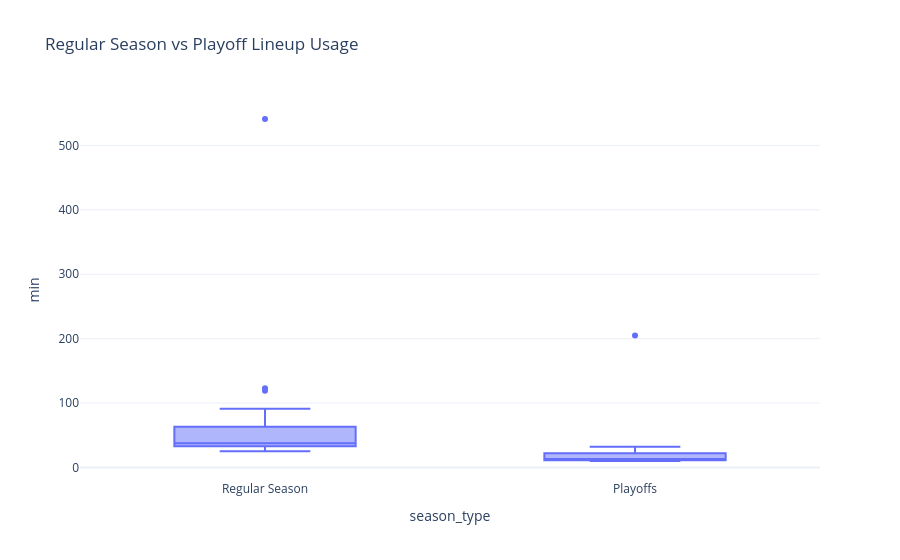

The cell this chart's notebook holds for it:
### Code cell
fig = px.box(
    lineup_comparison,
    x="season_type",
    y="min",
    title="Regular Season vs Playoff Lineup Usage",
    template="plotly_white"
)

fig.show()

### Figure 1 — Plotly figure (JSON) as saved in the notebook; plotly's stock layout.template omitted (floating-point values rounded to 4 significant figures)
{"data": [{"alignmentgroup": "True", "hovertemplate": "season_type=%{x}<br>min=%{y}<extra></extra>", "legendgroup": "", "marker": {"color": "#636efa"}, "name": "", "notched": false, "offsetgroup": "", "orientation": "v", "showlegend": false, "type": "box", "x": ["Regular Season", "Regular Season", "Regular Season", "Regular Season", "Regular Season", "Regular Season", "Regular Season", "Regular Season", "Regular Season", "Regular Season", "Regular Season", "Regular Season", "Regular Season", "Regular Season", "Regular Season", "Regular Season", "Regular Season", "Regular Season", "Regular Season", "Regular Season", "Regular Season", "Regular Season", "Regular Season", "Regular Season", "Regular Season", "Regular Season", "Playoffs", "Playoffs", "Playoffs", "Playoffs", "Playoffs", "Playoffs", "Playoffs", "Playoffs", "Playoffs", "Playoffs", "Playoffs", "Playoffs", "Playoffs", "Playoffs"], "x0": " ", "xaxis": "x", "y": [541.0, 123.0, 119.0, 91.0, 84.0, 70.0, 63.0, 52.0, 48.0, 45.0, 41.0, 38.0, 38.0, 37.0, 36.0, 36.0, 35.0, 34.0, 33.0, 33.0, 32.0, 30.0, 28.0, 26.0, 25.0, 25.0, 205.0, 32.0, 30.0, 22.0, 21.0, 17.0, 13.0, 13.0, 12.0, 11.0, 11.0, 10.0, 10.0, 10.0], "y0": " ", "yaxis": "y"}], "layout": {"boxmode": "group", "legend": {"tracegroupgap": 0}, "title": {"text": "Regular Season vs Playoff Lineup Usage"}, "xaxis": {"anchor": "y", "domain": [0, 1], "title": {"text": "season_type"}}, "yaxis": {"anchor": "x", "domain": [0, 1], "title": {"text": "min"}}}}
